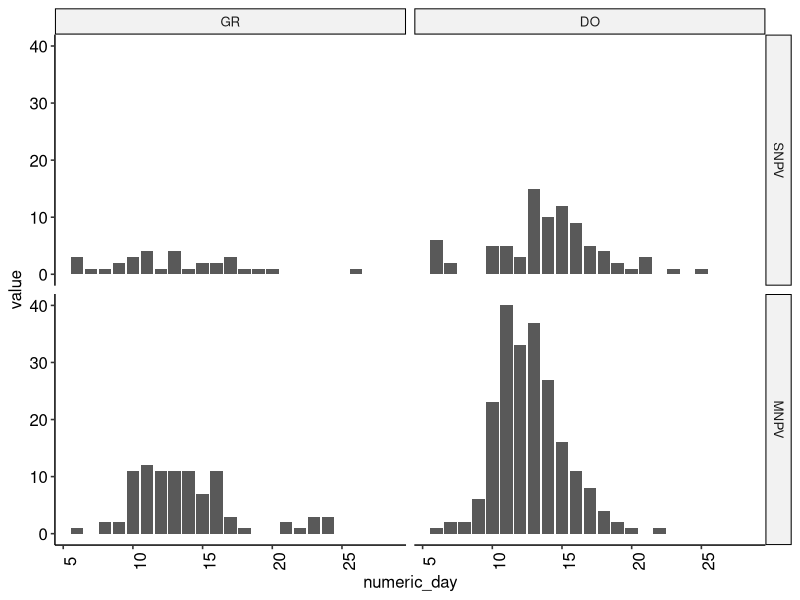

The R source for this figure: (Note: this script raises an error after producing the figure.)
library(tidyverse)
library(ggpubr)
theme_set(theme_pubr())
SOK_data <- read.csv(file="SOK_reordered.csv",header=TRUE,sep=",")
SOK_data$capsid <- factor(SOK_data$capsid, levels = c("SNPV","MNPV"))
SOK_data$tree_sp <- factor(SOK_data$tree_sp, levels = c("GR","DO"))


#tidy the data

days <- colnames(SOK_data)[9:31]

day_num <- function(str) {
  return(substring(str,5,) %>% strtoi())
}

tidy <- SOK_data %>%
  pivot_longer(days, names_to="day")

tidy <- tidy %>% cbind(numeric_day = unlist(lapply(tidy$day, day_num)))
#write.csv(tidy, "tidy_SOK.csv", row.names = FALSE)

tidy %>% ggplot() +
  aes(x=numeric_day, y=value) + geom_col() +
  theme(axis.text.x = element_text(angle = 90)) +
  facet_grid(capsid~tree_sp)

tidy %>% group_by(capsid, tree_sp) %>% summarise(n=sum(value))


MNPV_DO <- filter(tidy, capsid == "MNPV", tree_sp == "DO")
MNPV_GR <- filter(tidy, capsid == "MNPV", tree_sp == "GR")
SNPV_DO <- filter(tidy, capsid == "SNPV", tree_sp == "DO")
SNPV_GR <- filter(tidy, capsid == "SNPV", tree_sp == "GR")

MNPV_DO_days <- rep(MNPV_DO$numeric_day,MNPV_DO$value)
MNPV_GR_days <- rep(MNPV_GR$numeric_day,MNPV_GR$value)
SNPV_DO_days <- rep(SNPV_DO$numeric_day,SNPV_DO$value)
SNPV_GR_days <- rep(SNPV_GR$numeric_day,SNPV_GR$value)

avg_SOK <- data.frame(capsid  = c("SNPV","SNPV","MNPV","MNPV"),
                      tree_sp = c("GR"  ,"DO"  ,"GR"  ,"DO"  ))
avg_SOK <- cbind(avg_SOK, rbind(mean_cl_normal(SNPV_GR_days),
                                mean_cl_normal(SNPV_DO_days),
                                mean_cl_normal(MNPV_GR_days),
                                mean_cl_normal(MNPV_DO_days)))
avg_SOK$capsid <- factor(avg_SOK$capsid, levels = c("SNPV","MNPV"))
avg_SOK$tree_sp <- factor(avg_SOK$tree_sp, levels = c("GR","DO"))


ggplot(data=avg_SOK) +
  geom_point(aes(x=capsid,y=y,color=tree_sp)) +
  geom_line(aes(x=capsid,y=y,color=tree_sp,group=tree_sp)) +
  geom_errorbar(aes(x=capsid,ymin=ymin,ymax=ymax,color=tree_sp),width=.3) +
  scale_color_discrete(name = "Tree",labels = c("GF", "DF")) +
  xlab("Morphotype") +
  ylab("Average speed of kill (days)") +
  theme(text=element_text(size=12,family="Palatino"))

#likelihood function

logLHoodHtg<-function(data, par){
  
  alpha = par[1];
  beta  = par[2];
  
  #data = MNPV_DO_days
  
  logLHood = dgamma(data, shape=alpha, scale=beta, log=TRUE); #2. Type in the log-likelihood function for the pure death model
  return(-sum(logLHood));  #We are looking for the negative sum of the log likelihoods across experimental units, because optim is a minimizer
  
}


#MNPV_DO

hist(MNPV_DO_days, freq=FALSE, breaks = 15)

MNPV_DO_OptOut = optim(par=c(5,0.5),fn=logLHoodHtg, data = MNPV_DO_days);

xs <- seq(4,26,0.1)
y_MNPV_DO <- dgamma(xs, shape = MNPV_DO_OptOut$par[1],
                    scale = MNPV_DO_OptOut$par[2])# * length(MNPV_DO_days)

lines(xnums,ynums)

MNPV_DO_LHood <- MNPV_DO_OptOut$value


#MNPV_GR

hist(MNPV_GR_days, freq=FALSE, breaks = 15)

MNPV_GR_OptOut = optim(par=c(5,0.5),fn=logLHoodHtg, data = MNPV_GR_days);

y_MNPV_GR <- dgamma(xs, shape = MNPV_GR_OptOut$par[1],
                    scale = MNPV_GR_OptOut$par[2])# * length(MNPV_GR_days)

lines(xnums,ynums)

MNPV_GR_LHood <- MNPV_GR_OptOut$value



#SNPV_DO

hist(SNPV_DO_days, freq=FALSE, breaks = 15)

SNPV_DO_OptOut = optim(par=c(5,0.5),fn=logLHoodHtg, data = SNPV_DO_days);

y_SNPV_DO <- dgamma(xs, shape = SNPV_DO_OptOut$par[1],
                    scale = SNPV_DO_OptOut$par[2])# * length(SNPV_DO_days)

lines(xnums,ynums)

SNPV_DO_LHood <- SNPV_DO_OptOut$value



#SNPV_GR

hist(SNPV_GR_days, freq=FALSE, breaks = 15)

SNPV_GR_OptOut = optim(par=c(5,0.5),fn=logLHoodHtg, data = SNPV_GR_days);

y_SNPV_GR <- dgamma(xs, shape = SNPV_GR_OptOut$par[1],
                    scale = SNPV_GR_OptOut$par[2])# * length(SNPV_GR_days)

lines(xnums,ynums)

SNPV_GR_LHood <- SNPV_GR_OptOut$value







##grouping by morphotype

MNPV <- filter(tidy, capsid == "MNPV")
SNPV <- filter(tidy, capsid == "SNPV")

MNPV_days <- rep(MNPV$numeric_day, MNPV$value)
SNPV_days <- rep(SNPV$numeric_day, SNPV$value)


#MNPV

hist(MNPV_days, freq=FALSE, breaks = 15)

MNPV_OptOut = optim(par=c(5,0.5),fn=logLHoodHtg, data = MNPV_days);

xnums <- seq(0,28,0.1)
ynums <- dgamma(xnums, shape = MNPV_OptOut$par[1], scale = MNPV_OptOut$par[2])

lines(xnums,ynums)

MNPV_LHood <- MNPV_OptOut$value



#SNPV

hist(SNPV_days, freq=FALSE, breaks = 15)

SNPV_OptOut = optim(par=c(5,0.5),fn=logLHoodHtg, data = SNPV_days);

xnums <- seq(0,28,0.1)
ynums <- dgamma(xnums, shape = SNPV_OptOut$par[1], scale = SNPV_OptOut$par[2])

lines(xnums,ynums)

SNPV_LHood <- SNPV_OptOut$value



##grouping by tree

DO <- filter(tidy, tree_sp == "DO")
GR <- filter(tidy, tree_sp == "GR")

DO_days <- rep(DO$numeric_day, DO$value)
GR_days <- rep(GR$numeric_day, GR$value)


#DO

hist(DO_days, freq=FALSE, breaks = 15)

DO_OptOut = optim(par=c(5,0.5),fn=logLHoodHtg, data = DO_days);

xnums <- seq(0,28,0.1)
ynums <- dgamma(xnums, shape = DO_OptOut$par[1], scale = DO_OptOut$par[2])

lines(xnums,ynums)

DO_LHood <- DO_OptOut$value



#GR

hist(GR_days, freq=FALSE, breaks = 15)

GR_OptOut = optim(par=c(5,0.5),fn=logLHoodHtg, data = GR_days);

xnums <- seq(0,28,0.1)
ynums <- dgamma(xnums, shape = GR_OptOut$par[1], scale = GR_OptOut$par[2])

lines(xnums,ynums)

GR_LHood <- GR_OptOut$value



##grouping by everything

SOK_days <- rep(tidy$numeric_day, tidy$value)

hist(SOK_days, freq=FALSE, breaks = 15)

SOK_OptOut = optim(par=c(5,0.5),fn=logLHoodHtg, data = SOK_days);

xnums <- seq(0,28,0.1)
ynums <- dgamma(xnums, shape = SOK_OptOut$par[1], scale = SOK_OptOut$par[2])

lines(xnums,ynums)

SOK_LHood <- SOK_OptOut$value


## plot of C4

C4 <- data.frame(capsid=c(rep("SNPV",2*length(xs)),rep("MNPV",2*length(xs))),
                 tree_sp=rep(c(rep("GR",length(xs)),rep("DO",length(xs))),2),
                 x=rep(xs,4),
                 y=c(y_SNPV_GR,y_SNPV_DO,y_MNPV_GR,y_MNPV_DO))
C4$tree_sp <- factor(C4$tree_sp,levels=c("GR","DO"))

days <- data.frame(capsid=c(rep("SNPV",length(SNPV_days)),rep("MNPV",length(MNPV_days))),
                   tree_sp=c(rep("GR",length(SNPV_GR_days)),rep("DO",length(SNPV_DO_days)),
                             rep("GR",length(MNPV_GR_days)),rep("DO",length(MNPV_DO_days))),
                   day=c(SNPV_GR_days,SNPV_DO_days,MNPV_GR_days,MNPV_DO_days))
days$tree_sp <- factor(days$tree_sp,levels=c("GR","DO"))

tree.labs <- c("GF","DF")
names(tree.labs) <- c("GR","DO")

ggplot() +
  geom_histogram(data=days,aes(x=day,,y=stat(density),fill=tree_sp),
                 binwidth=1,boundary=0,color="black",size=.1) +
  geom_line(data=C4,aes(x=x,y=y)) +
  facet_grid(capsid~tree_sp,labeller=labeller(tree_sp=tree.labs)) +
  coord_cartesian(xlim=c(4,27),ylim=c(0,.2)) +
  scale_x_continuous(expand = c(0,0)) +
  scale_fill_discrete(name = "Tree", labels = c("GF", "DF")) +
  xlab("Speed of kill (days)") +
  ylab("Proportion killed") +
  theme(text=element_text(size=12,family="Palatino"),
        strip.background = element_blank(),legend.position = "none")
  




##AICcs
AICcCalc <- function(negLogLHood, K, N) {
  2*negLogLHood + 2*K + 2*K*(K+1)/(N-K-1)
}


C1 <- AICcCalc(SOK_LHood, 2*1, length(SOK_days))
C2 <- AICcCalc(MNPV_LHood + SNPV_LHood, 2*2, length(SOK_days))
C3 <- AICcCalc(DO_LHood + GR_LHood, 2*2, length(SOK_days))
C4 <- AICcCalc(MNPV_DO_LHood + MNPV_GR_LHood + SNPV_DO_LHood + SNPV_GR_LHood, 2*4, length(SOK_days))

name <- c("C4","C2","C3","C1")
K <- c(2*4,2*2,2*2,2*1)
SOK_AICc <- c(C4,C2,C3,C1)
delta_AICc <- SOK_AICc - min(SOK_AICc)
weight <- exp(-delta_AICc/2)/sum(exp(-delta_AICc/2))
LHood <- -c(MNPV_DO_LHood + MNPV_GR_LHood + SNPV_DO_LHood + SNPV_GR_LHood,
           MNPV_LHood + SNPV_LHood,
           DO_LHood + GR_LHood,
           SOK_LHood)
SOK_table <- data.frame(name,LHood,K,SOK_AICc,delta_AICc,weight)






